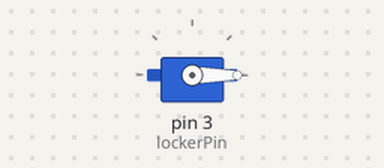
Bench run of a sketch on a simulated Arduino Uno, built with avr-gcc and run on an emulated ATmega328P. Parts: servo. What the sketch prints to the serial monitor is not drawn.

Above: at 0.05 s.
Timing chart, 0 to 4.6 s (numbered marks = the images above):
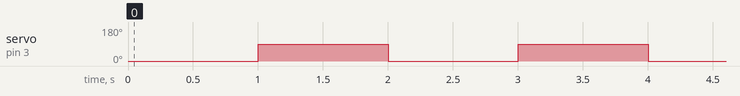

Measured:
- by itself, servo on pin 3 (lockerPin): alternates 90° for 1.0 s and 0° for 1.0 s

The sketch:

locker-open-close.ino
```cpp
#include<Servo.h>

#define lockerPin 3

Servo locker;

void setup(){
  Serial.begin(9600);
  locker.attach(lockerPin);
}

void loop(){
  doorOpen();
  delay(1000);
  doorClose();
  delay(1000);
}

void doorOpen(){
  locker.write(0);
  Serial.println("[Servo]Door Opened");
}

void doorClose(){
  locker.write(90);
  Serial.println("[Servo]Door Closed");
}
```
